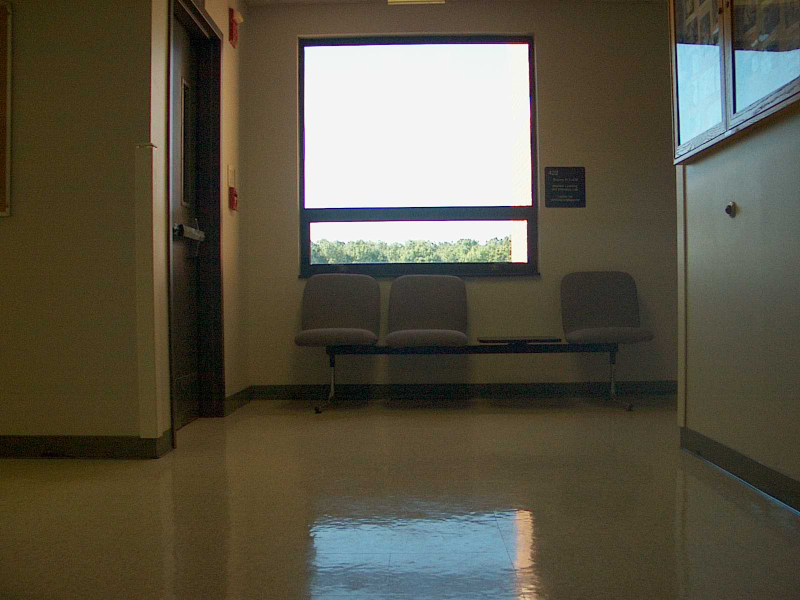
#> input picture hw2/selected/img0.jpg, 1600 x 1200 px (shown at 1/2 size)
$ python cs682_hw2.py   (older library calls are emulated)
#> lines starting #> are read from the running program, lines starting #| are printed output that depends on the picture; after the words box and inside, x2 and y2 are one past the last pixel; in counts of white or black regions, pixels touching at a corner belong together
import cv2
from matplotlib import pyplot as plt
import numpy as np

images = [
    cv2.imread('selected/img0.jpg', cv2.COLOR_BGR2RGB),
    cv2.imread('selected/img1.jpg', cv2.COLOR_BGR2RGB),
    cv2.imread('selected/img2.jpg', cv2.COLOR_BGR2RGB),
    cv2.imread('selected/img3.jpg', cv2.COLOR_BGR2RGB),
    cv2.imread('selected/img4.jpg', cv2.COLOR_BGR2RGB)
]
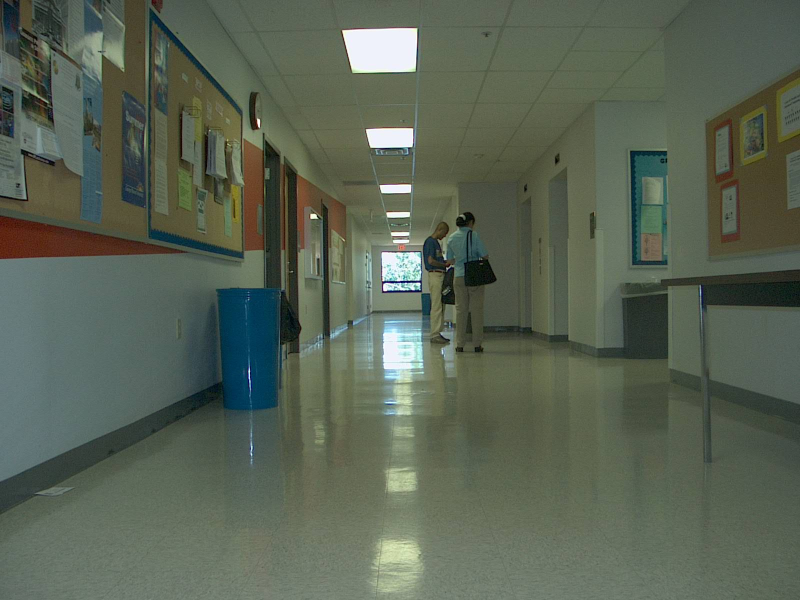
#> input picture hw2/selected/img1.jpg, 1600 x 1200 px (shown at 1/2 size)
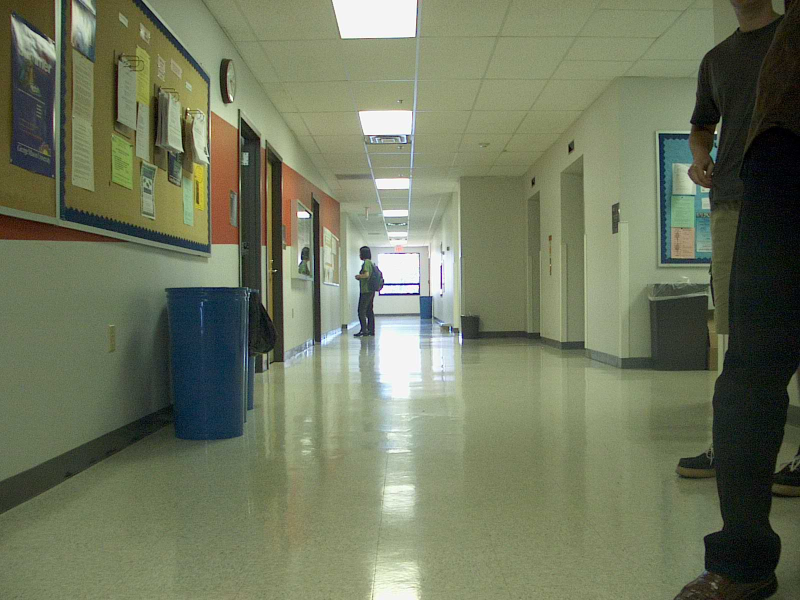
#> input picture hw2/selected/img2.jpg, 1600 x 1200 px (shown at 1/2 size)
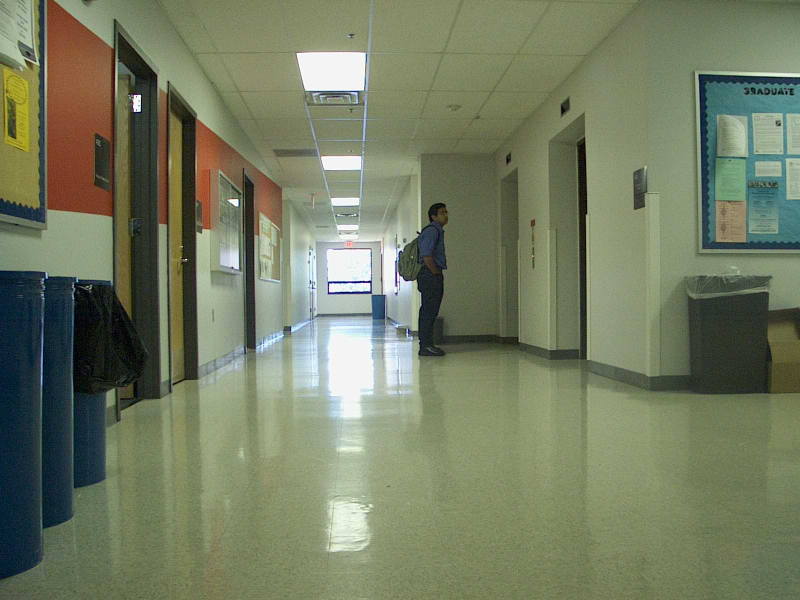
#> input picture hw2/selected/img3.jpg, 1600 x 1200 px (shown at 1/2 size)
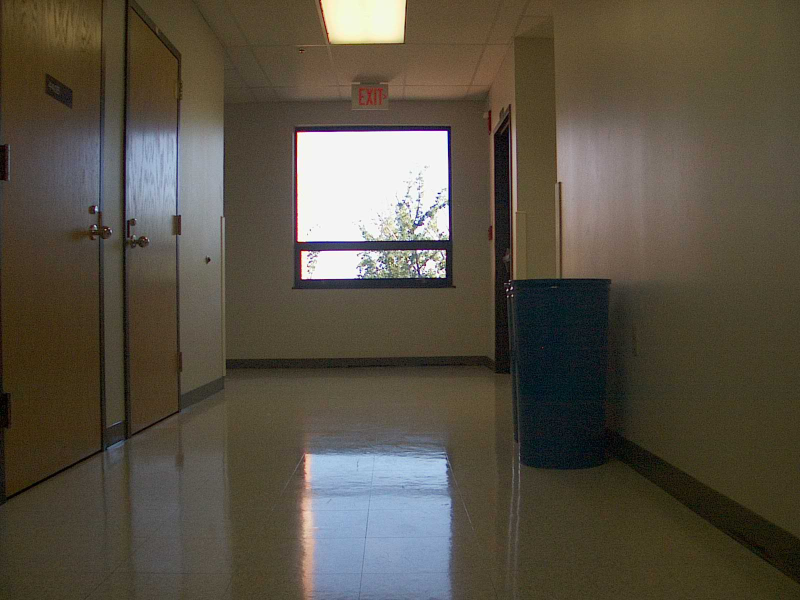
#> input picture hw2/selected/img4.jpg, 1600 x 1200 px (shown at 1/2 size)

gray_imgs = [
    cv2.cvtColor(images[0], cv2.COLOR_BGR2GRAY),
    cv2.cvtColor(images[1], cv2.COLOR_BGR2GRAY),
    cv2.cvtColor(images[2], cv2.COLOR_BGR2GRAY),
    cv2.cvtColor(images[3], cv2.COLOR_BGR2GRAY),
    cv2.cvtColor(images[4], cv2.COLOR_BGR2GRAY)
]

dx_images = [
    cv2.Sobel(gray_imgs[0], cv2.CV_64F, 1, 0, 5),
    cv2.Sobel(gray_imgs[1], cv2.CV_64F, 1, 0, 5),
    cv2.Sobel(gray_imgs[2], cv2.CV_64F, 1, 0, 5),
    cv2.Sobel(gray_imgs[3], cv2.CV_64F, 1, 0, 5),
    cv2.Sobel(gray_imgs[4], cv2.CV_64F, 1, 0, 5)
]

dy_images = [
    cv2.Sobel(gray_imgs[0], cv2.CV_64F, 0, 1, 5),
    cv2.Sobel(gray_imgs[1], cv2.CV_64F, 0, 1, 5),
    cv2.Sobel(gray_imgs[2], cv2.CV_64F, 0, 1, 5),
    cv2.Sobel(gray_imgs[3], cv2.CV_64F, 0, 1, 5),
    cv2.Sobel(gray_imgs[4], cv2.CV_64F, 0, 1, 5)
]

def findlines(lines, orig):
    modified = orig.copy()
    for line in lines:
        x0, y0, x1, y1 = line[0]
        cv2.line(modified, (x0, y0), (x1, y1), (0, 255, 0), 3, cv2.LINE_AA)
    return modified

def convert_to_xy(houghTransform):
    converted = []
    for line in houghTransform:
        rho, theta = line[0]

        a = np.cos(theta)
        b = np.sin(theta)

        x = int(a * rho)
        y = int(b * rho)

        # print x, y

        x0 = int(x + 2000 * (-b))
        y0 = int(y + 2000 * a)
        x1 = int(x - 2000 * (-b))
        y1 = int(y - 2000 * a)
        # print x0, y0, x1, y1

        converted.append([[x0, y0, x1, y1]])

        # try:
        #     m = (y1 - y0) / (x1 - x0)
        #     b = y1 - (m * x1)
        #
        #     # x = 1200
        #     ymax = m * 1200 + b
        #
        #     # x = 0
        #     ymin = b
        #
        #     # y = 1600
        #     xmax = (1600 - b)/m
        #
        #     # y = 0
        #     xmin = b/m
        #
        #     converted.append([[xmin, ymin, xmax, ymax]])
        #
        #     print [xmin, ymin, xmax, ymax]
        #     # converted.append([[x0, y0, x1, y1]])
        # except ZeroDivisionError:
        #     converted.append([[x0, 0, x1, 1200]])
    return converted

def filter_vert_lines(houghLines):
    filtered = []
    for line in houghLines:
        rho, theta = line[0]
        if np.abs(np.cos(theta)) < 0.12: # vertical filter
            continue
        filtered.append([line[0]])
    return filtered

def filter_horiz_lines(houghLines):
    filtered = []
    for line in houghLines:
        rho, theta = line[0]
        if np.abs(np.cos(theta)) > 0.996: # horiztonal filter
            continue
        filtered.append([line[0]])
    return filtered

def gradient_filter(houghLines, imageIdx):
    lines = []

    # filter using gradient and orientation


    # filter vertical lines
    # filter_vert = filter_vert_lines(houghLines)

    # filter horizontal lines
    # filter_horiz = filter_horiz_lines(filter_vert)

    for line in convert_to_xy(houghLines):
        x0, y0, x1, y1 = line[0]

        # [7 lines of commented-out code are left out]

        lines.append([line[0]])
    return lines

def filter_lines(houghLines, imageIdx):
    lines = filter_vert_lines(houghLines)
    lines = filter_horiz_lines(lines)
    lines = gradient_filter(lines, imageIdx)
    return lines

def find_intersects(houghlines):
    intersect_pts = []

    for i in range(0, len(houghlines), 2):
        if i + 1 >= len(houghlines):
            continue

        x00, y00, x01, y01 = houghlines[i][0]
        x10, y10, x11, y11 = houghlines[i+1][0]

        try:
            m0 = (y01 - y00) / (x01 - x00)
            m1 = (y11 - y10) / (x11 - x10)

            b0 = y00 - (m0 * x00)
            b1 = y10 - (m1 * x10)

            x_int = (b1 - b0) / (m0 - m1)
            y_int = m0 * x_int + b0

            y2 = m1 * x_int + b1

            intersect_pts.append((x_int, y_int))

            # print x_int, y_int, y2
        except ZeroDivisionError:
            continue

    return intersect_pts

def apply_vanishing_pts(image, points):
    modified = image.copy()

    # print "Num of vanishing pts", len(points)
    for pt in points:
        cv2.circle(modified, pt, 30, (0, 255, 0), 3)
    return modified

ksizes = [(3, 3), (5, 5), (5, 5), (5, 5), (5, 5)]
sigmas = [0, 0, 0, 0, 0]

aperture = 3
min_threshold = [50, 50, 50, 50, 50]
max_threshold = [170, 170, 170, 170, 170]

canny = [
    cv2.Canny(images[0], min_threshold[0], max_threshold[0], aperture),
    cv2.Canny(images[1], min_threshold[1], max_threshold[1], aperture),
    cv2.Canny(images[2], min_threshold[2], max_threshold[2], aperture),
    cv2.Canny(images[3], min_threshold[3], max_threshold[3], aperture),
    cv2.Canny(images[4], min_threshold[4], max_threshold[4], aperture)
]

rho = 1
theta = np.pi/180
threshold = 255

houghTransform = [
    cv2.HoughLines(canny[0], rho, theta, threshold),
    cv2.HoughLines(canny[1], rho, theta, threshold),
    cv2.HoughLines(canny[2], rho, theta, threshold),
    cv2.HoughLines(canny[3], rho, theta, threshold),
    cv2.HoughLines(canny[4], rho, theta, threshold)
]

min_line_length = 4
max_line_gap = 8

houghTransformP = [
    cv2.HoughLinesP(canny[0], rho, theta, threshold, min_line_length, max_line_gap),
    cv2.HoughLinesP(canny[1], rho, theta, threshold, min_line_length, max_line_gap),
    cv2.HoughLinesP(canny[2], rho, theta, threshold, min_line_length, max_line_gap),
    cv2.HoughLinesP(canny[3], rho, theta, threshold, min_line_length, max_line_gap),
    cv2.HoughLinesP(canny[4], rho, theta, threshold, min_line_length, max_line_gap)
]

houghApplied = [
    findlines(convert_to_xy(houghTransform[0]), images[0]),
    findlines(convert_to_xy(houghTransform[1]), images[1]),
    findlines(convert_to_xy(houghTransform[2]), images[2]),
    findlines(convert_to_xy(houghTransform[3]), images[3]),
    findlines(convert_to_xy(houghTransform[4]), images[4])
]
#> the loop in convert_to_xy, `for line in houghTransform:` made 42 passes
#> (rho, theta, a, b, x, y, x0, y0) on passes 1 to 12: (440, 0, 1, 0, 440, 0, 440, 2000), (330, 0, 1, 0, 330, 0, 330, 2000), (339, 0, 1, 0, 339, 0, 339, 2000), (768, 1.57, -4.37e-08, 1, 0, 768, -2000, 767), (334, 0, 1, 0, 334, 0, 334, 2000), (784, 1.55, 0.0175, 1, 13, 783, -1986, 817), (88, 1.57, -4.37e-08, 1, 0, 88, -2000, 87), (-1349, 3.11, -0.999, 0.0349, 1348, -47, 1278, -2045), (103, 1.55, 0.0175, 1, 1, 102, -1998, 136), (345, 0, 1, 0, 345, 0, 345, 2000), (364, 0, 1, 0, 364, 0, 364, 2000), (446, 0, 1, 0, 446, 0, 446, 2000)
#> after the loop in convert_to_xy, `for line in houghTransform:`: converted = 42 items
#> in findlines, modified is the input picture: shape (1200, 1600, 3); mean B, G, R 69.1, 84.9, 90
#> the loop in findlines, `for line in lines:` made 42 passes
#> (x0, y0, x1, y1) on passes 1 to 12: (440, 2000, 440, -2000), (330, 2000, 330, -2000), (339, 2000, 339, -2000), (-2000, 767, 2000, 768), (334, 2000, 334, -2000), (-1986, 817, 2012, 748), (-2000, 87, 2000, 88), (1278, -2045, 1417, 1951), (-1998, 136, 2000, 67), (345, 2000, 345, -2000), (364, 2000, 364, -2000), (446, 2000, 446, -2000)
#> after the loop in findlines, `for line in lines:`: modified: shape (1200, 1600, 3); 14.27% of pixels changed, all inside (x1, y1, x2, y2) = (0, 0, 1600, 1200)
#> the loop in convert_to_xy (call 2), `for line in houghTransform:` made 16 passes
#> (rho, theta, a, b, x, y, x0, y0) on passes 1 to 11: (879, 1.15, 0.407, 0.914, 357, 803, -1470, 1616), (909, 1.08, 0.469, 0.883, 426, 802, -1339, 1740), (518, 1.54, 0.0349, 0.999, 18, 517, -1980, 586), (422, 1.76, -0.191, 0.982, -80, 414, -2043, 32), (302, 0, 1, 0, 302, 0, 302, 2000), (878, 1.13, 0.423, 0.906, 371, 795, -1441, 1640), (296, 0, 1, 0, 296, 0, 296, 2000), (-213, 2.41, -0.743, 0.669, 158, -142, -1180, -1628), (528, 0, 1, 0, 528, 0, 528, 2000), (-23, 2.36, -0.707, 0.707, 16, -16, -1398, -1430), (560, 0, 1, 0, 560, 0, 560, 2000)
#> line on passes 13 to 16: [[844, 0.0524]], [[907, 1.06]], [[918, 1.05]], [[362, 1.83]]
#> in findlines, modified is the input picture: shape (1200, 1600, 3); mean B, G, R 83.9, 99.1, 89.4
#> the loop in findlines (call 2), `for line in lines:` made 16 passes
#> line on passes 1 to 12: [[-1470, 1616, 2184, -10]], [[-1339, 1740, 2191, -136]], [[-1980, 586, 2016, 447]], [[-2043, 32, 1883, 795]], [[302, 2000, 302, -2000]], [[-1441, 1640, 2183, -50]], [[296, 2000, 296, -2000]], [[-1180, -1628, 1496, 1344]], [[528, 2000, 528, -2000]], [[-1398, -1430, 1430, 1398]], [[560, 2000, 560, -2000]], [[765, 2027, 904, -1969]]
#> in findlines, modified is the input picture: shape (1200, 1600, 3); mean B, G, R 94.2, 119.5, 112.2
#> in findlines, modified is the input picture: shape (1200, 1600, 3); mean B, G, R 98, 124.1, 116.1
#> in findlines, modified is the input picture: shape (1200, 1600, 3); mean B, G, R 68.7, 81.4, 88.4

houghPApplied = [
    findlines(houghTransformP[0], images[0]),
    findlines(houghTransformP[1], images[1]),
    findlines(houghTransformP[2], images[2]),
    findlines(houghTransformP[3], images[3]),
    findlines(houghTransformP[4], images[4])
]
#> after the loop in findlines (call 6), `for line in lines:`: modified: shape (1200, 1600, 3); 1.04% of pixels changed, all inside (x1, y1, x2, y2) = (327, 57, 1600, 908)
#> after the loop in findlines (call 7), `for line in lines:`: modified: shape (1200, 1600, 3); 0.5% of pixels changed, all inside (x1, y1, x2, y2) = (0, 75, 1576, 1024)
#> after the loop in findlines (call 8), `for line in lines:`: modified: shape (1200, 1600, 3); 0.4% of pixels changed, all inside (x1, y1, x2, y2) = (14, 8, 1428, 1024)
#> after the loop in findlines (call 9), `for line in lines:`: modified: shape (1200, 1600, 3); 0.81% of pixels changed, all inside (x1, y1, x2, y2) = (75, 33, 1600, 1148)
#> after the loop in findlines (call 10), `for line in lines:`: modified: shape (1200, 1600, 3); 0.94% of pixels changed, all inside (x1, y1, x2, y2) = (9, 17, 1322, 1000)

# [12 lines of commented-out code are left out]
cv2.imwrite('houghp_lines_0.png', houghPApplied[0])
cv2.imwrite('houghp_lines_1.png', houghPApplied[1])
cv2.imwrite('houghp_lines_2.png', houghPApplied[2])
cv2.imwrite('houghp_lines_3.png', houghPApplied[3])
cv2.imwrite('houghp_lines_4.png', houghPApplied[4])

filtered = [
    filter_lines(houghTransform[0], 0),
    filter_lines(houghTransform[1], 1),
    filter_lines(houghTransform[2], 2),
    filter_lines(houghTransform[3], 3),
    filter_lines(houghTransform[4], 4)
]
#> the loop in filter_vert_lines, `for line in houghLines:` made 42 passes
#> line on passes 1 to 12: [[440, 0]], [[330, 0]], [[339, 0]], [[768, 1.57]], [[334, 0]], [[784, 1.55]], [[88, 1.57]], [[-1349, 3.11]], [[103, 1.55]], [[345, 0]], [[364, 0]], [[446, 0]]
#> the loop in filter_horiz_lines, `for line in houghLines:` made 27 passes
#> line on passes 1 to 12: [[440, 0]], [[330, 0]], [[339, 0]], [[334, 0]], [[-1349, 3.11]], [[345, 0]], [[364, 0]], [[446, 0]], [[-1345, 3.11]], [[596, 0]], [[120, 2.08]], [[594, 0]]
#> the loop in gradient_filter, `for line in convert_to_xy(houghLines):` made 5 passes
#> line on passes 1 to 5: [[-1807, -865, 1691, 1073]], [[-1336, 1745, 2194, -131]], [[-1267, 1805, 2197, -193]], [[-1332, 1753, 2198, -123]], [[-1776, -923, 1688, 1077]]
#> the loop in filter_vert_lines (call 2), `for line in houghLines:` made 16 passes
#> line on passes 1 to 12: [[879, 1.15]], [[909, 1.08]], [[518, 1.54]], [[422, 1.76]], [[302, 0]], [[878, 1.13]], [[296, 0]], [[-213, 2.41]], [[528, 0]], [[-23, 2.36]], [[560, 0]], [[836, 0.0349]]
#> the loop in filter_horiz_lines (call 2), `for line in houghLines:` made 15 passes
#> the loop in gradient_filter (call 2), `for line in convert_to_xy(houghLines):` made 9 passes
#> line on passes 1 to 9: [[-1470, 1616, 2184, -10]], [[-1339, 1740, 2191, -136]], [[-2043, 32, 1883, 795]], [[-1441, 1640, 2183, -50]], [[-1180, -1628, 1496, 1344]], [[-1398, -1430, 1430, 1398]], [[-1310, 1762, 2188, -176]], [[-1274, 1794, 2190, -204]], [[-2024, -168, 1838, 866]]

filterApplied = [
    findlines(filtered[0], images[0]),
    findlines(filtered[1], images[1]),
    findlines(filtered[2], images[2]),
    findlines(filtered[3], images[3]),
    findlines(filtered[4], images[4])
]
#> after the loop in findlines (call 11), `for line in lines:`: modified: shape (1200, 1600, 3); 2.9% of pixels changed, all inside (x1, y1, x2, y2) = (0, 98, 1600, 1079)
#> after the loop in findlines (call 14), `for line in lines:`: modified: shape (1200, 1600, 3); 0.59% of pixels changed, all inside (x1, y1, x2, y2) = (0, 401, 1600, 605)

vanishingPoints = [
    find_intersects(filtered[0]),
    find_intersects(filtered[1]),
    find_intersects(filtered[2]),
    find_intersects(filtered[3]),
    find_intersects(filtered[4])
]
#> the loop in find_intersects (call 2), `for i in range(0, len(houghlines), 2):` made 5 passes
#> i on passes 3 to 5: 4, 6, 8

# print len(vanishingPoints[0])

appliedVanishingPoints = [
    apply_vanishing_pts(filterApplied[0], vanishingPoints[0]),
    apply_vanishing_pts(filterApplied[1], vanishingPoints[1]),
    apply_vanishing_pts(filterApplied[2], vanishingPoints[2]),
    apply_vanishing_pts(filterApplied[3], vanishingPoints[3]),
    apply_vanishing_pts(filterApplied[4], vanishingPoints[4])
]
#> after the loop in apply_vanishing_pts, `for pt in points:`: modified: shape (1200, 1600, 3); mean B, G, R 67.7, 89.5, 88.2
#> the loop in apply_vanishing_pts (call 2), `for pt in points:` made 4 passes
#> pt on passes 1 to 4: (769.6, 619.4), (815.8, 587.6), (2580.9, 2548.9), (1008.4, 477.5)
#> after the loop in apply_vanishing_pts (call 2), `for pt in points:`:
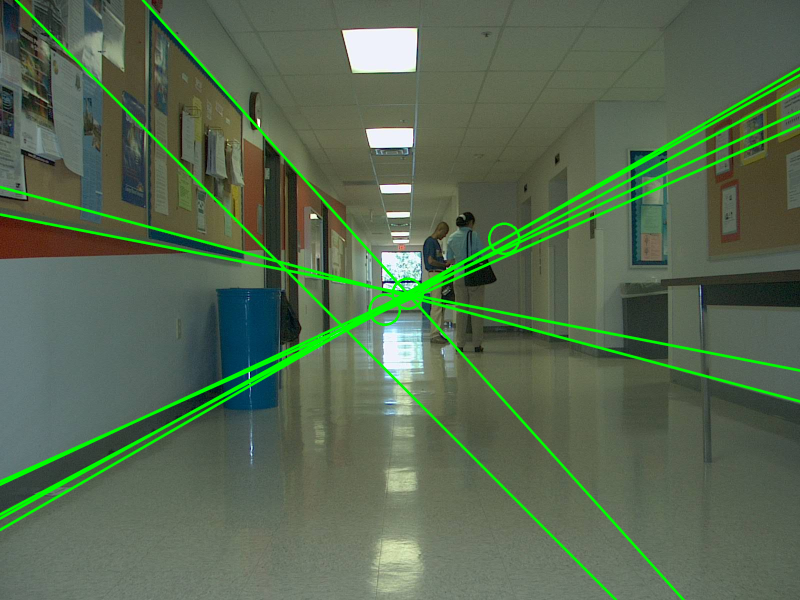
#> modified: shape (1200, 1600, 3) (shown at 1/2 size); mean B, G, R 80.8, 105.7, 86.3
#> the loop in apply_vanishing_pts (call 3), `for pt in points:` made 9 passes
#> pt on passes 1 to 9: (858.5, 607.4), (769.6, 619.4), (770.7, 605.7), (705.9, 569.4), (1011.9, 649.1), (677.4, 533.4), (877.5, 661.3), (786.2, 624.2), (698.5, 548.5)
#> after the loop in apply_vanishing_pts (call 3), `for pt in points:`:
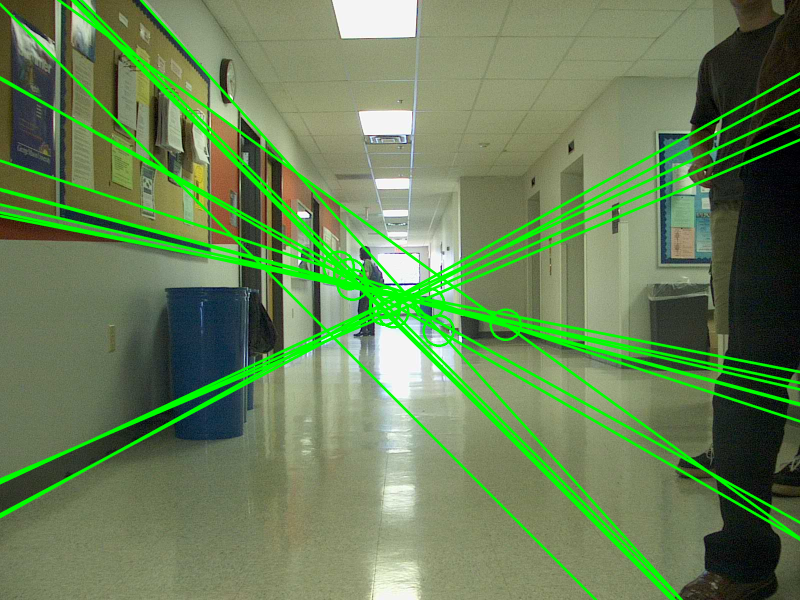
#> modified: shape (1200, 1600, 3) (shown at 1/2 size); mean B, G, R 86.6, 130.4, 103.5
#> the loop in apply_vanishing_pts (call 5), `for pt in points:` made 60 passes
#> pt on passes 1 to 12: (1280.9, 890.9), (1275.6, 889.6), (2053, 1488.4), (1134, 764), (1193, 809), (1291.2, 895.2), (766.2, 601), (1268.3, 892.3), (1248, 888), (1319.1, 947.1), (1297.3, 897.3), (1196.1, 840.1)
#> after the loop in apply_vanishing_pts (call 5), `for pt in points:`:
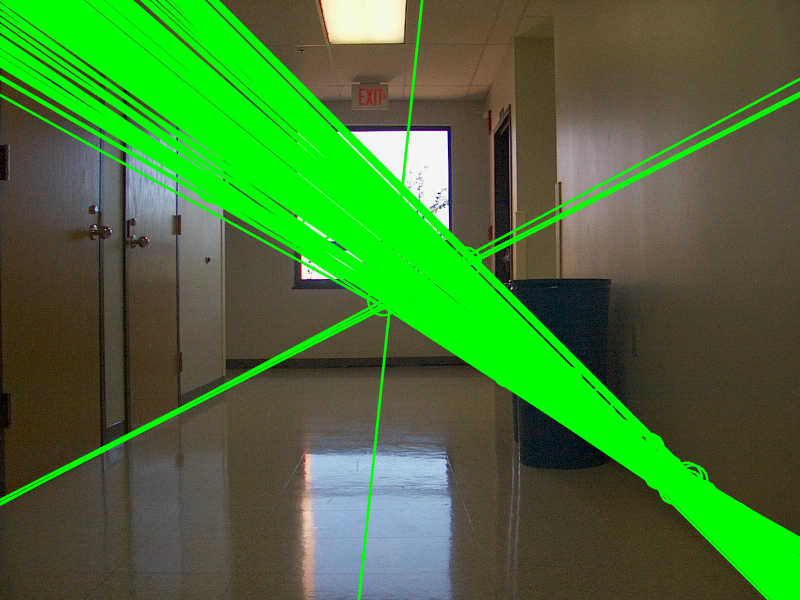
#> modified: shape (1200, 1600, 3) (shown at 1/2 size); mean B, G, R 53, 115.7, 69.4

# [5 lines of commented-out code are left out]
